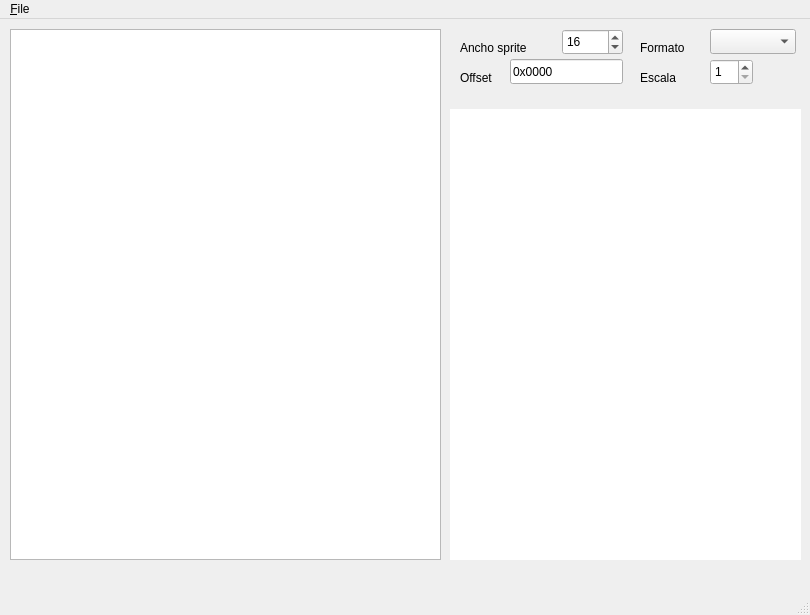
<?xml version="1.0" encoding="UTF-8"?>
<ui version="4.0">
 <class>MainWindow</class>
 <widget class="QMainWindow" name="MainWindow">
  <property name="geometry">
   <rect>
    <x>0</x>
    <y>0</y>
    <width>810</width>
    <height>615</height>
   </rect>
  </property>
  <property name="windowTitle">
   <string>Raw sprite viewer</string>
  </property>
  <widget class="QWidget" name="centralwidget">
   <widget class="QGraphicsView" name="graphicsView">
    <property name="geometry">
     <rect>
      <x>10</x>
      <y>10</y>
      <width>431</width>
      <height>531</height>
     </rect>
    </property>
    <property name="backgroundBrush">
     <brush brushstyle="DiagCrossPattern">
      <color alpha="255">
       <red>0</red>
       <green>0</green>
       <blue>0</blue>
      </color>
     </brush>
    </property>
    <property name="alignment">
     <set>Qt::AlignLeading|Qt::AlignLeft|Qt::AlignTop</set>
    </property>
   </widget>
   <widget class="QSpinBox" name="spinBoxWidth">
    <property name="geometry">
     <rect>
      <x>562</x>
      <y>10</y>
      <width>61</width>
      <height>26</height>
     </rect>
    </property>
    <property name="minimum">
     <number>1</number>
    </property>
    <property name="maximum">
     <number>16384</number>
    </property>
    <property name="value">
     <number>16</number>
    </property>
   </widget>
   <widget class="QLabel" name="labelAnchoSpr">
    <property name="geometry">
     <rect>
      <x>460</x>
      <y>20</y>
      <width>91</width>
      <height>17</height>
     </rect>
    </property>
    <property name="text">
     <string>Ancho sprite</string>
    </property>
   </widget>
   <widget class="QLabel" name="labelOffset">
    <property name="geometry">
     <rect>
      <x>460</x>
      <y>50</y>
      <width>61</width>
      <height>17</height>
     </rect>
    </property>
    <property name="text">
     <string>Offset</string>
    </property>
   </widget>
   <widget class="QLineEdit" name="lineEditOffset">
    <property name="geometry">
     <rect>
      <x>510</x>
      <y>40</y>
      <width>113</width>
      <height>25</height>
     </rect>
    </property>
    <property name="inputMask">
     <string/>
    </property>
    <property name="text">
     <string>0x0000</string>
    </property>
    <property name="maxLength">
     <number>32767</number>
    </property>
   </widget>
   <widget class="QLabel" name="labelFileName">
    <property name="geometry">
     <rect>
      <x>10</x>
      <y>550</y>
      <width>631</width>
      <height>17</height>
     </rect>
    </property>
    <property name="text">
     <string>&lt;No file&gt;</string>
    </property>
   </widget>
   <widget class="QLabel" name="labelFormato">
    <property name="geometry">
     <rect>
      <x>640</x>
      <y>20</y>
      <width>62</width>
      <height>17</height>
     </rect>
    </property>
    <property name="text">
     <string>Formato</string>
    </property>
   </widget>
   <widget class="QComboBox" name="comboBoxFmt">
    <property name="geometry">
     <rect>
      <x>710</x>
      <y>10</y>
      <width>86</width>
      <height>25</height>
     </rect>
    </property>
   </widget>
   <widget class="QLabel" name="labelEscala">
    <property name="geometry">
     <rect>
      <x>640</x>
      <y>50</y>
      <width>51</width>
      <height>17</height>
     </rect>
    </property>
    <property name="text">
     <string>Escala</string>
    </property>
   </widget>
   <widget class="QSpinBox" name="spinBoxEscala">
    <property name="geometry">
     <rect>
      <x>710</x>
      <y>40</y>
      <width>43</width>
      <height>26</height>
     </rect>
    </property>
    <property name="minimum">
     <number>1</number>
    </property>
    <property name="maximum">
     <number>10</number>
    </property>
   </widget>
   <widget class="QTextEdit" name="textEditHexDmp">
    <property name="geometry">
     <rect>
      <x>450</x>
      <y>90</y>
      <width>351</width>
      <height>451</height>
     </rect>
    </property>
    <property name="acceptDrops">
     <bool>false</bool>
    </property>
    <property name="autoFillBackground">
     <bool>true</bool>
    </property>
    <property name="frameShape">
     <enum>QFrame::NoFrame</enum>
    </property>
    <property name="frameShadow">
     <enum>QFrame::Plain</enum>
    </property>
    <property name="lineWidth">
     <number>0</number>
    </property>
    <property name="readOnly">
     <bool>true</bool>
    </property>
   </widget>
  </widget>
  <widget class="QMenuBar" name="menubar">
   <property name="geometry">
    <rect>
     <x>0</x>
     <y>0</y>
     <width>810</width>
     <height>22</height>
    </rect>
   </property>
   <widget class="QMenu" name="menu_File">
    <property name="title">
     <string>&amp;File</string>
    </property>
    <addaction name="actionOpen"/>
    <addaction name="actionExit"/>
   </widget>
   <addaction name="menu_File"/>
  </widget>
  <widget class="QStatusBar" name="statusbar"/>
  <action name="actionOpen">
   <property name="text">
    <string>&amp;Open</string>
   </property>
  </action>
  <action name="actionExit">
   <property name="text">
    <string>E&amp;xit</string>
   </property>
   <property name="shortcut">
    <string>Esc</string>
   </property>
  </action>
 </widget>
 <resources/>
 <connections>
  <connection>
   <sender>lineEditOffset</sender>
   <signal>editingFinished()</signal>
   <receiver>MainWindow</receiver>
   <slot>onOffsetChange()</slot>
   <hints>
    <hint type="sourcelabel">
     <x>586</x>
     <y>114</y>
    </hint>
    <hint type="destinationlabel">
     <x>399</x>
     <y>299</y>
    </hint>
   </hints>
  </connection>
  <connection>
   <sender>spinBoxWidth</sender>
   <signal>valueChanged(int)</signal>
   <receiver>MainWindow</receiver>
   <slot>onWidthChange(int)</slot>
   <hints>
    <hint type="sourcelabel">
     <x>592</x>
     <y>44</y>
    </hint>
    <hint type="destinationlabel">
     <x>399</x>
     <y>299</y>
    </hint>
   </hints>
  </connection>
  <connection>
   <sender>comboBoxFmt</sender>
   <signal>activated(int)</signal>
   <receiver>MainWindow</receiver>
   <slot>onImgFormatChange(int)</slot>
   <hints>
    <hint type="sourcelabel">
     <x>752</x>
     <y>44</y>
    </hint>
    <hint type="destinationlabel">
     <x>404</x>
     <y>307</y>
    </hint>
   </hints>
  </connection>
  <connection>
   <sender>spinBoxEscala</sender>
   <signal>valueChanged(int)</signal>
   <receiver>MainWindow</receiver>
   <slot>onScaleChange(int)</slot>
   <hints>
    <hint type="sourcelabel">
     <x>731</x>
     <y>74</y>
    </hint>
    <hint type="destinationlabel">
     <x>404</x>
     <y>307</y>
    </hint>
   </hints>
  </connection>
 </connections>
 <slots>
  <slot>onOffsetChange()</slot>
  <slot>onWidthChange(int)</slot>
  <slot>onImgFormatChange(int)</slot>
  <slot>onScaleChange(int)</slot>
 </slots>
</ui>
